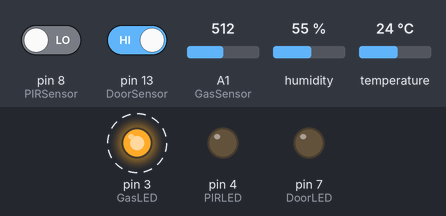
The sketch below on a simulated Arduino Uno, built with avr-gcc and run on an emulated ATmega328P. Shown: output pins drawn as LEDs (lit = HIGH). Dashed ring = blinking. Inputs (shaded band) come from the test bench; at power-on: A1 (GasSensor) = 512, pin 13 (DoorSensor) HIGH, pin 8 (PIRSensor) LOW, humidity 55 %, temperature 24 °C. What the sketch prints to the serial monitor is not drawn.

Above: at 1.4 s.
1.5 s: A1 (GasSensor) set to 256
5.0 s: A1 (GasSensor) set to 233
At 5.67 s:
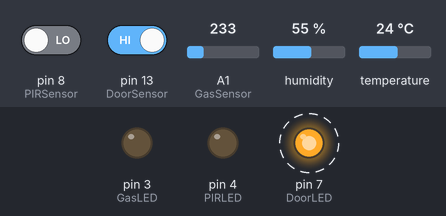
8.8 s: pin 13 (DoorSensor) driven LOW
At 9.1 s:
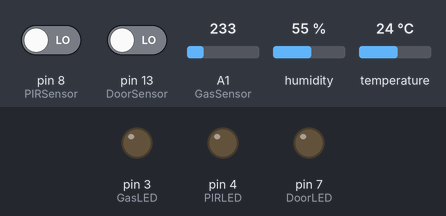
10.3 s: pin 8 (PIRSensor) driven HIGH
At 11.4 s:
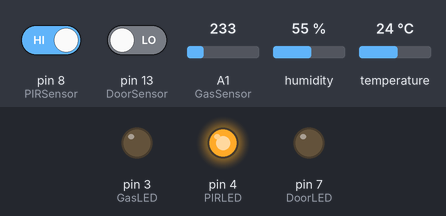
11.8 s: pin 13 (DoorSensor) driven HIGH
At 15.47 s:
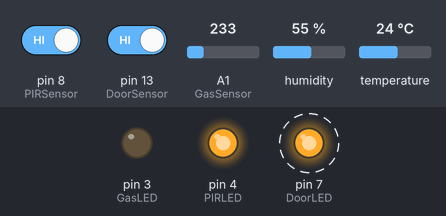
Timing chart, 0 to 17.6 s (numbered marks = the images above; inputs shaded):
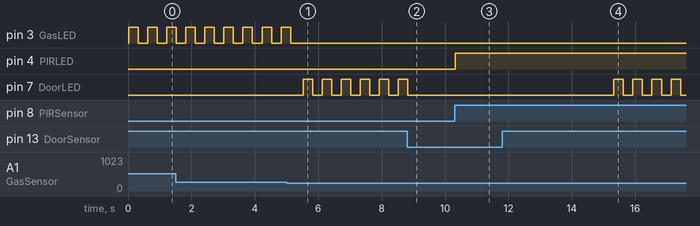

Measured:
- the behaviour switches between 250 and 249 on A1 (GasSensor) (found by bisection; images 0 and 1)
- after the input at 5.0 s, pin 3 (GasLED): goes on until 5.1 s, then stays LOW; pin 7 (DoorLED): alternates HIGH for 0.30 s and LOW for 0.30 s, starting after 0.53 s
- after the input at 8.8 s, pin 7 (DoorLED): goes on until 8.8 s, then stays LOW
- after the input at 10.3 s, pin 4 (PIRLED): LOW → HIGH at once
- after the input at 11.8 s, pin 7 (DoorLED): alternates HIGH for 0.30 s and LOW for 0.30 s, starting after 3.5 s
- by itself, pin 3 (GasLED): alternates HIGH for 0.30 s and LOW for 0.30 s

The sketch:

stm32_iot_smart_home.ino
```cpp
//Part 1 Define sensor library
#include <DHT.h>


//Part 2 Define pin connection & variable
int TemperatureSensor=A0;
float analogTemperature;

#define DHTPIN 2
#define DHTTYPE DHT11
DHT dht(DHTPIN,DHTTYPE);
float Humidity;

int GasSensor=A1;
int GasLED=3;
float GasSensorValue;

int PIRSensor=8;
int PIRLED=4;
int PIRState=LOW;

int DoorSensor=13;
int DoorLED=7;
int DoorState=LOW;


//Part 3 Initialize the board
void setup() {
  Serial.begin(115200);

  dht.begin();

  pinMode(GasLED,OUTPUT);

  pinMode(PIRSensor,INPUT);
  pinMode(PIRLED,OUTPUT);

  pinMode(DoorSensor,INPUT_PULLUP);
  pinMode(DoorLED,OUTPUT);
}


//Part 4
void loop() {
  float val = analogRead(TemperatureSensor);
  float mv = val*4.88;
  analogTemperature = mv/10;

  Serial.print("Temperature: ");
  Serial.print(analogTemperature);
  Serial.println(" C");


  Humidity = dht.readHumidity();

  Serial.print("Humidity: ");
  Serial.println(Humidity);


  GasSensorValue = analogRead(GasSensor);

  Serial.print("Gas Concentration: ");
  Serial.println(GasSensorValue);

  if(GasSensorValue > 250)
  {
    Serial.println("! ! ! Smoke detected ! ! !");
    for (int count = 0; count < 20; count++)
    {
      digitalWrite(GasLED,HIGH);
      delay(300);
      digitalWrite(GasLED,LOW);
      delay(300);

      GasSensorValue = analogRead(GasSensor);
      if (GasSensorValue < 250)
      {
        break;
      }
    }
  }
  else
  {
    digitalWrite(GasLED,LOW);
  }


  for (int count = 0; count < 50; count++)
  {
    delay (100);

    PIRState = digitalRead(PIRSensor);
    if(PIRState == HIGH)
    {
      digitalWrite(PIRLED,HIGH);
      delay(5000);
    }
    else
    {
      digitalWrite(PIRLED,LOW);
    }

    DoorState = digitalRead(DoorSensor);
    if (DoorState == HIGH)
    {
      for (int count = 0; count < 20; count++)
      {
        digitalWrite(DoorLED,HIGH);
        delay(300);
        digitalWrite(DoorLED,LOW);
        delay(300);

        DoorState = digitalRead(DoorSensor);
        if (DoorState == LOW)
        {
          break;
        }
      }
    }
    else
    {
      digitalWrite(DoorLED,LOW);
    }
  }
}
```
